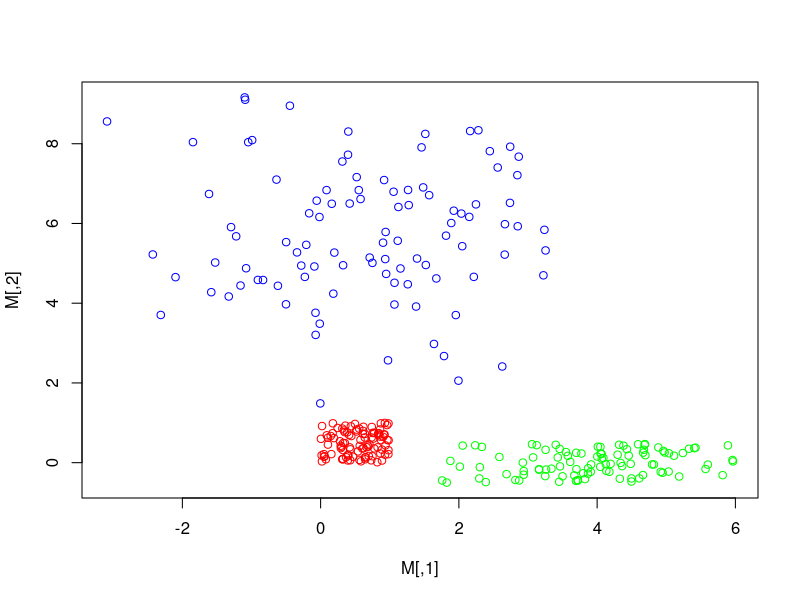

Generate this figure with R: (Note: this script raises an error after producing the figure.)
# Génération des Points

# Tracer kes différents classes 
# 1. Génération du nuage de points

# a. Génération de x et de y uniformes sur [0,1]
x_u <- runif(100, 0, 1)
y_u <- runif(100, 0, 1)
u<-cbind(x_u,y_u)
#plot(x_u, y_u, col="red")

# b. Génération de x et y gaussienne de variance 1, x de moyen 4 et y centrée
x_g1=rnorm(runif(100), 4, 1 )
y_g1=scale(runif(100),center=TRUE, scale=FALSE)
#plot(x_g1,y_g1,col="green")

# c. Génération de x et y gaussienne de variance 2, x de moyen 0.5 et y moyen 6
x_g2=rnorm(runif(100), 0.5, sqrt(2) )
y_g2=rnorm(runif(100), 6, sqrt(2) )
#plot(x_g2,y_g2, col="blue")

# Créer une matrice de 300 lignes et 2 colonnes qui contient 300 points generes
M<-matrix(c(x_u,x_g1,x_g2,y_u,y_g1,y_g2),nrow=300,ncol=2)
M2<-M

# Tracer l'ensemble des 300 points:
col<-matrix(data=NA,300,1)
col[1:100]<-"red"
col[101:200]<-"green"
col[201:300]<-"blue"
plot(M,col=col)

##########################################################

# 2. Classification non supervisée

# Génerer une matrice identite
id_Matrice<-diag(x=1,nrow=300,ncol=300)

# La fonction pour calculer la distance euclidean 
euclidean_dist <-function(M){
  A<-c()
  n<-nrow(M)
  for(i in 1:n){
    for(j in 1:n){
      #d=dist_euclidean(M[i,],M[j,])
      d=sqrt((M[i,1] - M[j,1])^2 + (M[i,2] - M[j,2])^2)
      A<-c(A,d)
    }
  }
  matrice<-matrix(c(A),nrow=n,ncol=n)
  return (matrice)
}
euclidean_dist(M)
#euclidean_dist <- function(k,unk) {
  # la distance de vecteur
#  distance <- rep(0, nrow(k))

#  for(i in 1:nrow(k))
    # Changer unk[,1][i] à unk[1,1] et similaire pour unk[,2][i]
#    distance[i] <- sqrt((k[,1][i] - unk[1,1])^2 + (k[,2][i] - unk[1,2])^2)
  
#  return(distance)
# } 
# euclidean_dist(matrix, umatrix)

# Vérifier la matrice de distance
#nuage<-M
D <- dist(M, method="euclidean")

# La fonction de classification ascendante hiérarchique

# La classification jusqu'a ce qu'il reste K classes
K=4
while(nrow(M)>K){
  #calculer la matrice de distance
  distance_matrice=euclidean_dist(M)
  
  #chercher la plus petite distance
  tmp<-distance_matrice
  for(i in 1:nrow(tmp)){
    tmp[i,i]=Inf
  }
  min_distance<-min(tmp)
  
  # chercher deux points qui ont la distance minimale
  indice<-which(distance_matrice==min_distance,arr.ind = TRUE)
  
  # calculer les coordonnees du barycentre de ces 2 points
  newX<-(M[indice[1,1],1]+M[indice[1,2],1])/2
  newY<-(M[indice[1,1],2]+M[indice[1,2],2])/2
  
  # mettre a jour la matrice des points
  M[indice[1,1],1]<-newX
  M[indice[1,1],2]<-newY
  M<-M[-indice[1,2],]
  
  # mettre a jour la matrice identite
  id_Matrice[index[1,1],] <-id_Matrice[indice[1,1],] + id_Matrice[index[1,2],]
  id_Matrice <- id_Matrice[-indice[1,2],]
  
  #recalculer la matrice de distance avec la nouvelle classe
  
}

# Vérifier
AscHierarchique <- hclust(D, method="complete") # complete ou ward

# Visualisation par Dendrogramme

# Vérifier
plot(AscHierarchique, cex=0.6, hang=-1)

# Récupérer les résultats

# Vérifier
cluster = cutree(AscHierarchique,3)

##########################################################

# 3.Colorer en fonction des index des classes:
col<-matrix(data=M,300,1)
for(i in 1:ncol(id_Matrice)){
  if(id_Matrice[1,i]==1){
    col[i]="red"
  }
  else if(id_Matrice[2,i]==1){
    col[i]="green"
  }
  else if(id_Matrice[3,i]==1){
    col[i]="blue"
  }
  else{
    col[i]="yellow"
  }
}
#
# Representer le nuage de points
plot(M2,col=col)
# Tracer le centre de chaque classe
points(M,cex=1.5,col="pink",pch=10)
